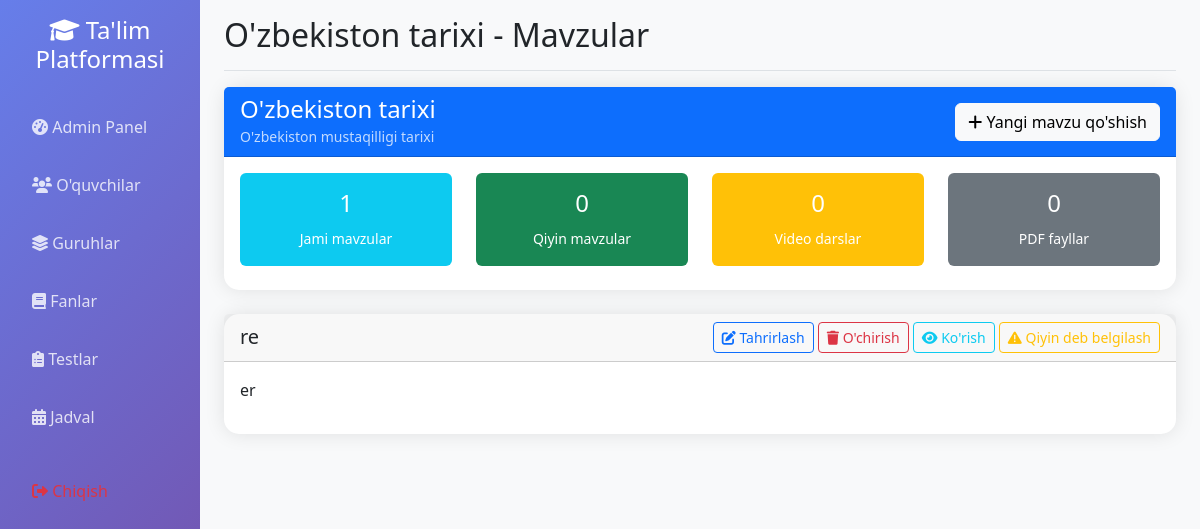
/subject/1 (signed in), run on the app's committed database.
### app.py (models this page shows)
class Subject(db.Model):
    __tablename__ = 'subject'
    id = db.Column(db.Integer, primary_key=True)
    name = db.Column(db.String(100), unique=True, nullable=False, index=True)
    description = db.Column(db.Text)
    pdf_file_path = db.Column(db.String(500))  # PDF fayl yo'li
    pdf_filename = db.Column(db.String(255))   # PDF fayl nomi
    topics = db.relationship('Topic', backref='subject', lazy=True, cascade='all, delete-orphan')
    tests = db.relationship('Test', backref='subject', lazy=True, cascade='all, delete-orphan')
    schedules = db.relationship('Schedule', backref='subject', lazy=True, cascade='all, delete-orphan')

class Topic(db.Model):
    __tablename__ = 'topic'
    id = db.Column(db.Integer, primary_key=True)
    title = db.Column(db.String(200), nullable=False)
    content = db.Column(db.Text)
    video_url = db.Column(db.String(500))
    subject_id = db.Column(db.Integer, db.ForeignKey('subject.id'), nullable=False)
    pdf_file_path = db.Column(db.String(500))  # PDF fayl yo'li
    pdf_filename = db.Column(db.String(255))   # PDF fayl nomi
    marked_by = db.relationship('DifficultTopic', backref='topic', lazy=True, cascade='all, delete-orphan')

### app.py (the view)
@app.route('/subject/<int:subject_id>')
def subject_detail(subject_id):
    if not session.get('logged_in', False):
        return redirect(url_for('login'))
    subject = Subject.query.get_or_404(subject_id)
    topics = Topic.query.filter_by(subject_id=subject_id).all()
    user = User.query.get(session['user_id'])
    difficult_topic_ids = [dt.topic_id for dt in DifficultTopic.query.filter_by(user_id=user.id).all()]
    return render_template('subject_detail_enhanced.html',
                         subject=subject,
                         topics=topics,
                         difficult_topic_ids=difficult_topic_ids)

### app.py (called while the page is built, shortened)
@app.context_processor
def inject_user():
    class CurrentUser:
        def __init__(self):
            self.is_authenticated = session.get('logged_in', False)
            self.is_admin = session.get('is_admin', False)
            self.is_group_leader = session.get('is_group_leader', False)
            self.username = session.get('username', '')
            self.id = session.get('user_id', None)
    return dict(current_user=CurrentUser(), datetime=datetime)

### templates/subject_detail_enhanced.html (shortened to what this page needs)
{% extends "base.html" %}
{% block page_title %}{{ subject.name }} - Mavzular{% endblock %}
{% block content %}
<div class="row">
    <div class="col-12">
        <div class="card mb-4">
            <div class="card-header bg-primary text-white d-flex justify-content-between align-items-center">
                <div>
                    <h4 class="mb-0">{{ subject.name }}</h4>
                    <small class="opacity-75">{{ subject.description or 'Tafsilotlar mavjud emas' }}</small>
                </div>
                {% if session.get('is_admin', False) %}
                <button class="btn btn-light" onclick="showAddTopicModal()">
                    <i class="fas fa-plus"></i> Yangi mavzu qo'shish
                </button>
                {% endif %}
            </div>
            <div class="card-body">
                <div class="row text-center">
                    <div class="col-md-3">
                        <div class="bg-info text-white rounded p-3 mb-2">
                            <h4>{{ topics|length }}</h4>
                            <small>Jami mavzular</small>
                        </div>
                    </div>
                    <div class="col-md-3">
                        <div class="bg-success text-white rounded p-3 mb-2">
                            <h4>{{ difficult_topic_ids|length }}</h4>
                            <small>Qiyin mavzular</small>
                        </div>
                    </div>
                    <div class="col-md-3">
                        <div class="bg-warning text-white rounded p-3 mb-2">
                            <h4>{{ topics|selectattr('video_url')|list|length }}</h4>
                            <small>Video darslar</small>
                        </div>
                    </div>
                    <div class="col-md-3">
                        <div class="bg-secondary text-white rounded p-3 mb-2">
                            <h4>{{ topics|selectattr('pdf_file')|list|length }}</h4>
                            <small>PDF fayllar</small>
                        </div>
                    </div>
                </div>
            </div>
        </div>
    </div>
</div>
<div class="row">
    {% for topic in topics %}
    <div class="col-12 mb-4">
        <div class="card">
            <div class="card-header d-flex justify-content-between align-items-center">
                <h5 class="mb-0">
                    {{ topic.title }}
                </h5>
                <div>
                    {% if session.get('is_admin', False) %}
                    <button class="btn btn-sm btn-outline-primary" onclick="editTopic({{ topic.id }})">
                        <i class="fas fa-edit"></i> Tahrirlash
                    </button>
                    <button class="btn btn-sm btn-outline-danger" onclick="deleteTopic({{ topic.id }})">
                        <i class="fas fa-trash"></i> O'chirish
                    </button>
                    {% endif %}
                    <button class="btn btn-sm btn-outline-info" data-bs-toggle="modal" data-bs-target="#topicModal{{ topic.id }}">
                        <i class="fas fa-eye"></i> Ko'rish
                    </button>
                    <button class="btn btn-sm btn-outline-warning" onclick="toggleDifficult({{ topic.id }})">
                        {% if topic.id in difficult_topic_ids %}
                            <i class="fas fa-times"></i> Qiyinlikdan olish
                        {% else %}
                            <i class="fas fa-exclamation-triangle"></i> Qiyin deb belgilash
                        {% endif %}
                    </button>
                </div>
            </div>
            <div class="card-body">
                <p class="card-text">{{ topic.content[:200] }}{% if topic.content|length > 200 %}...{% endif %}</p>
            </div>
        </div>
    </div>
    {% endfor %}
</div>
{% endblock %}

### static/css/enhanced_ui.css (style rules this page uses)
.btn-enhanced { position: relative; overflow: hidden; transition: all 0.3s ease; }
.card-enhanced { border: none; box-shadow: 0 10px 30px rgba(0, 0, 0, 0.1); transition: all 0.3s ease; }

### templates/base.html (style rules this page uses)
.card { border: none; border-radius: 15px; box-shadow: 0 0 20px rgba(0,0,0,0.1); transition: transform 0.3s; }

### templates/subject_detail_enhanced.html (style rules this page uses)
.card { transition: all 0.3s ease; }
.btn-sm { font-size: 0.875rem; }

### data on the page
Subject: name "O'zbekiston tarixi", description "O'zbekiston mustaqilligi tarixi"
Topic: title "re", shows "Qiyin deb belgilash", content "er"

### other printed values
{{ topics|length }} "1"
{{ difficult_topic_ids|length }} "0"
{{ topics|selectattr('video_url')|list|length }} "0"
{{ topics|selectattr('pdf_file')|list|length }} "0"
